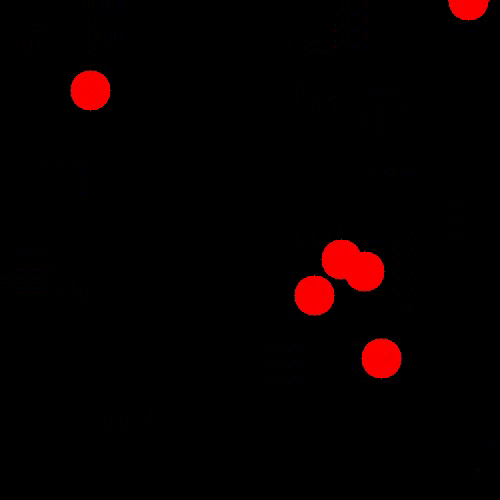
#> input picture frame 5 of Robot logic/circles.mp4, 500 x 500 px
$ python camera.py
#> lines starting #> are read from the running program, lines starting #| are printed output that depends on the picture; after the words box and inside, x2 and y2 are one past the last pixel; in counts of white or black regions, pixels touching at a corner belong together
#> further down, frame is the input picture: shape (500, 500, 3); mean B, G, R 0.2, 0.1, 6.8
import cv2
import numpy as np

ESP_CAM_1 = "http://192.168.8.3/stream"
# ESP_CAM_2 = "http://192.168.8.4/stream"

MAX_SPEED = 10
MAX_RADIUS_CHANGE = 3

MAX_GONE_TIME = 0
MIN_HERE_TIME = 0

CANNY_THRESHOLD_1 = 31
CANNY_THRESHOLD_2 = 28
HOUGH_CIRCLE_PARAM_1 = 2
HOUGH_CIRCLE_PARAM_2 = 29
MIN_CIRCLE_RADIUS = 63
MAX_CIRCLE_RADIUS = 82

class Camera:
    # [59 lines left out: functions __init__, get_circles, self_test, not called in this run]


def detect_circles_in_frame(frame):
    img = frame.copy()
    #crop image to specified area
    #img = img[y1:y2, x1:x2]
    # Convert the image to grayscale
    gray = cv2.cvtColor(img, cv2.COLOR_BGR2GRAY)
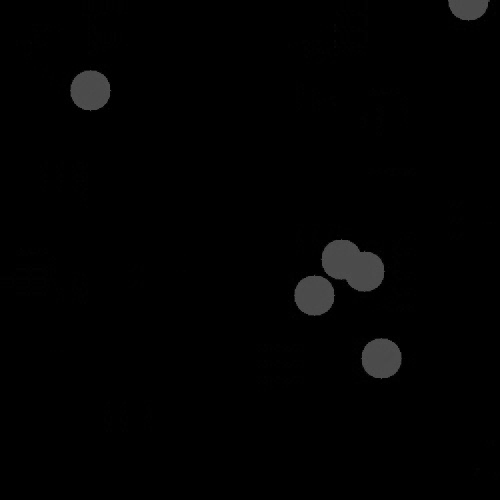
#> gray: shape (500, 500); min 0, max 84, mean 2.1

    # Apply Gaussian blur to reduce noise
    blur = cv2.GaussianBlur(gray, (9, 9), 0)

    # Detect edges using Canny edge detection
    edges = cv2.Canny(blur, CANNY_THRESHOLD_1, CANNY_THRESHOLD_2)
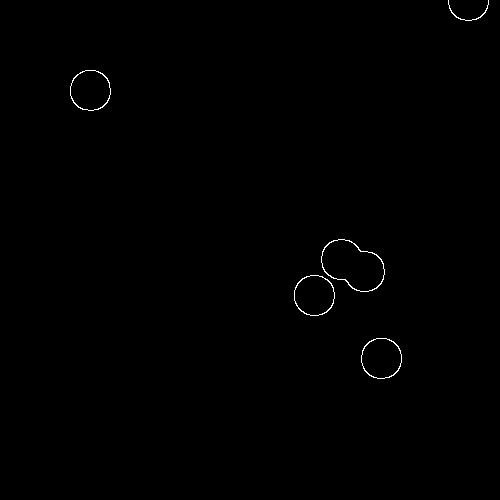
#> edges: shape (500, 500); 0.3% white in thin lines or dots, all inside (x1, y1, x2, y2) = (70, 0, 489, 379)
    cv2.imshow('edges', edges)

    # Detect circles using Hough circle detection
    circles = cv2.HoughCircles(
        edges, cv2.HOUGH_GRADIENT, 1, 20, param1=HOUGH_CIRCLE_PARAM_1, param2=HOUGH_CIRCLE_PARAM_2, minRadius=MIN_CIRCLE_RADIUS, maxRadius=MAX_CIRCLE_RADIUS)
#> circles = None

    # Draw detected circles on the original image
    if circles is not None:
        circles = np.round(circles[0, :]).astype("int")
        for (x, y, r) in circles:
            cv2.circle(img, (x, y), r, (0, 255, 0), 2)

    return circles if circles is not None else []

class Circle:
    # [15 lines left out: function __init__, not called in this run]

    def same_as(self, circle):
        return abs(self.x - circle.x) <= MAX_SPEED+MAX_SPEED*circle.f_gone and abs(self.y - circle.y) <= MAX_SPEED+MAX_SPEED*circle.f_gone and abs(self.r - circle.r) <= MAX_RADIUS_CHANGE+MAX_RADIUS_CHANGE*circle.f_gone


class Frame:
    def __init__(self, cv_frame, previous_frame=None):
        # Detect all the circles in the frame
        np_circles = detect_circles_in_frame(cv_frame)
#> np_circles = []
        self.cv_frame = cv_frame

        # Convert all the numpy circles to circle objects
        self.circles = []
        for np_circle in np_circles:
            self.circles.append(
                Circle(np_circle[0], np_circle[1], np_circle[2], self))
#> this loop made 0 passes
#> after the loop, self.circles = []

        # If there is no previous frame we can not do object tracking
        if previous_frame is None:
            return

        # [19 lines of commented-out code are left out]

    def preview(self):
        print('making preview')
        frame = self.cv_frame.copy()

        for circle in self.circles:
            # put the circle.f_here as text in the middle of the circle
            cv2.putText(frame, str(circle.f_here), (circle.x, circle.y), cv2.FONT_HERSHEY_SIMPLEX, 1, (255, 255, 255), 2, cv2.LINE_AA)
            # add f_gone as text in the top left corner of the circle
            cv2.putText(frame, str(circle.f_gone), (circle.x-circle.r, circle.y-circle.r), cv2.FONT_HERSHEY_SIMPLEX, 1, (255, 255, 255), 2, cv2.LINE_AA)

            if circle.f_here >= MIN_HERE_TIME:
                cv2.circle(frame, (circle.x, circle.y), circle.r, (0, 255, 0), 2)
            else:
                True
                cv2.circle(frame, (circle.x, circle.y), circle.r, (255, 0, 0), 2)


        return frame

if __name__ == "__main__":
    # open video
    video = cv2.VideoCapture('Robot logic/circles.mp4')

    # create window
    cv2.namedWindow("control")

    while True:
        ret, frame = video.read()

        if ret:
            if not 'prev_frame' in locals():
                prev_frame = Frame(frame)

            prev_frame = Frame(frame, prev_frame)

            cv2.imshow("preview", prev_frame.preview())

        else:
            break

        key = cv2.waitKey(500)
#> (key Esc is pressed here)

$ run again, starting later in the video
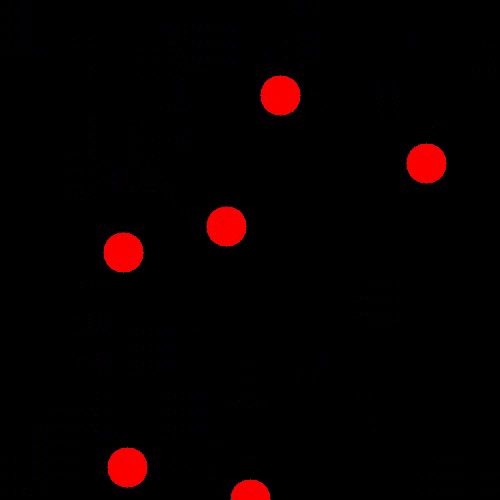
#> input picture frame 22 of Robot logic/circles.mp4, 500 x 500 px
#> frame is the input picture: shape (500, 500, 3); mean B, G, R 0.3, 0.1, 7.1
#> in detect_circles_in_frame, `gray = cv2.cvtColor(img, cv2.COLOR_BGR2GRAY)`:
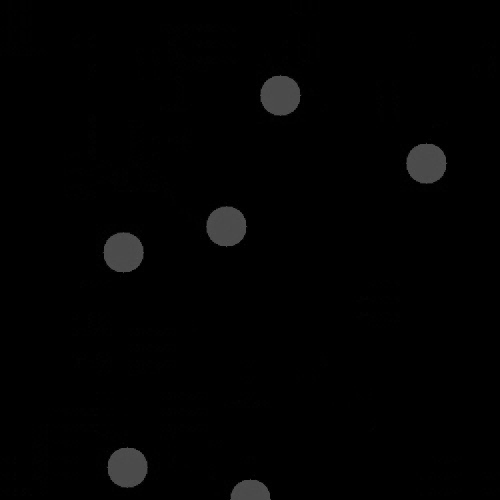
#> gray: shape (500, 500); min 0, max 85, mean 2.2
#> in detect_circles_in_frame, `edges = cv2.Canny(blur, CANNY_THRESHOLD_1, CANNY_THRESHOLD_2)`:
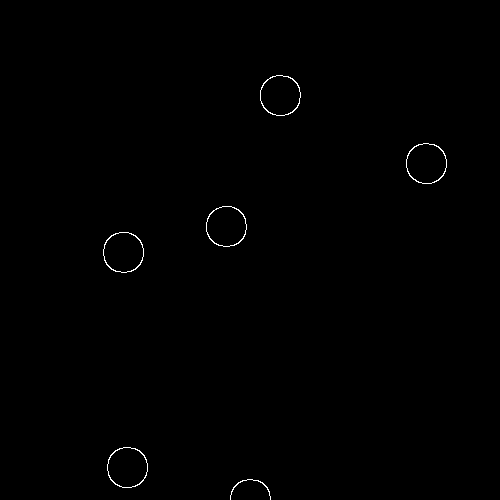
#> edges: shape (500, 500); 0.33% white in thin lines or dots, all inside (x1, y1, x2, y2) = (103, 75, 447, 500)
#> circles = None
#> np_circles = []

$ run again, starting later in the video
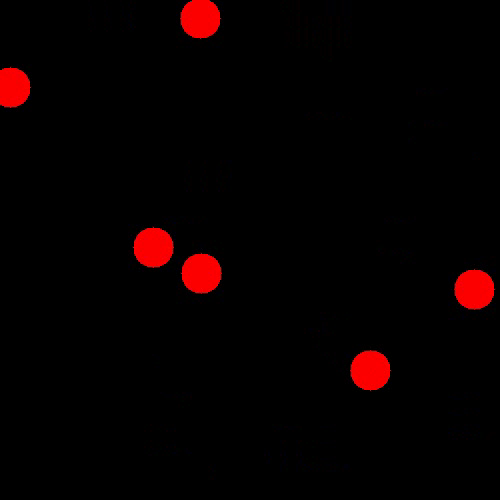
#> input picture frame 40 of Robot logic/circles.mp4, 500 x 500 px
#> frame is the input picture: shape (500, 500, 3); mean B, G, R 0.2, 0.1, 7.4
#> in detect_circles_in_frame, `gray = cv2.cvtColor(img, cv2.COLOR_BGR2GRAY)`:
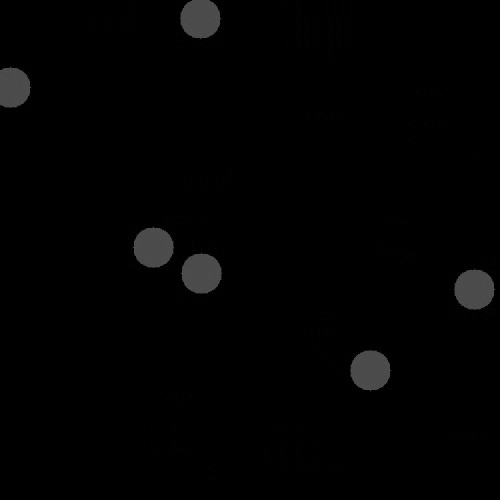
#> gray: shape (500, 500); min 0, max 84, mean 2.3
#> in detect_circles_in_frame, `edges = cv2.Canny(blur, CANNY_THRESHOLD_1, CANNY_THRESHOLD_2)`:
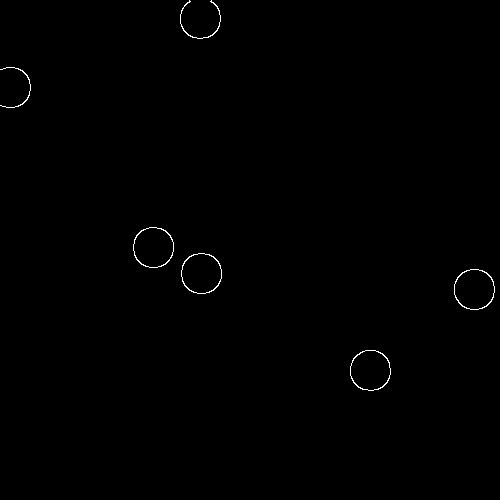
#> edges: shape (500, 500); 0.33% white in thin lines or dots, all inside (x1, y1, x2, y2) = (0, 0, 495, 391)
#> circles = None
#> np_circles = []
